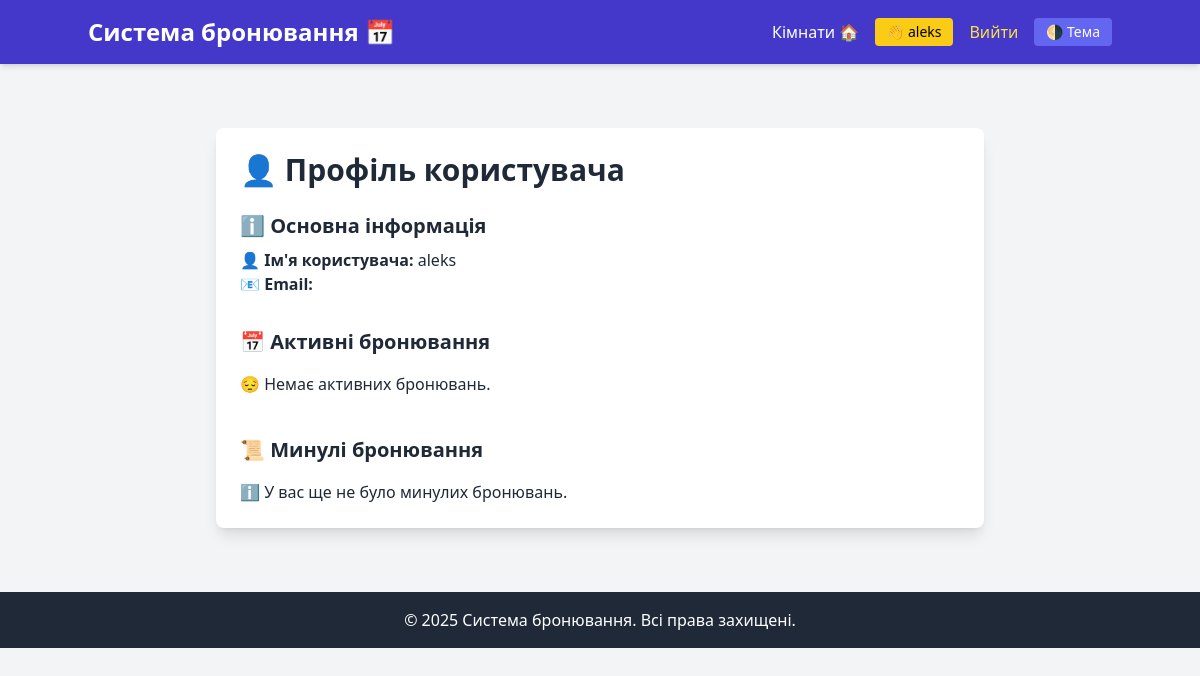
The page /profile/ (signed in) on the database as committed earlier.
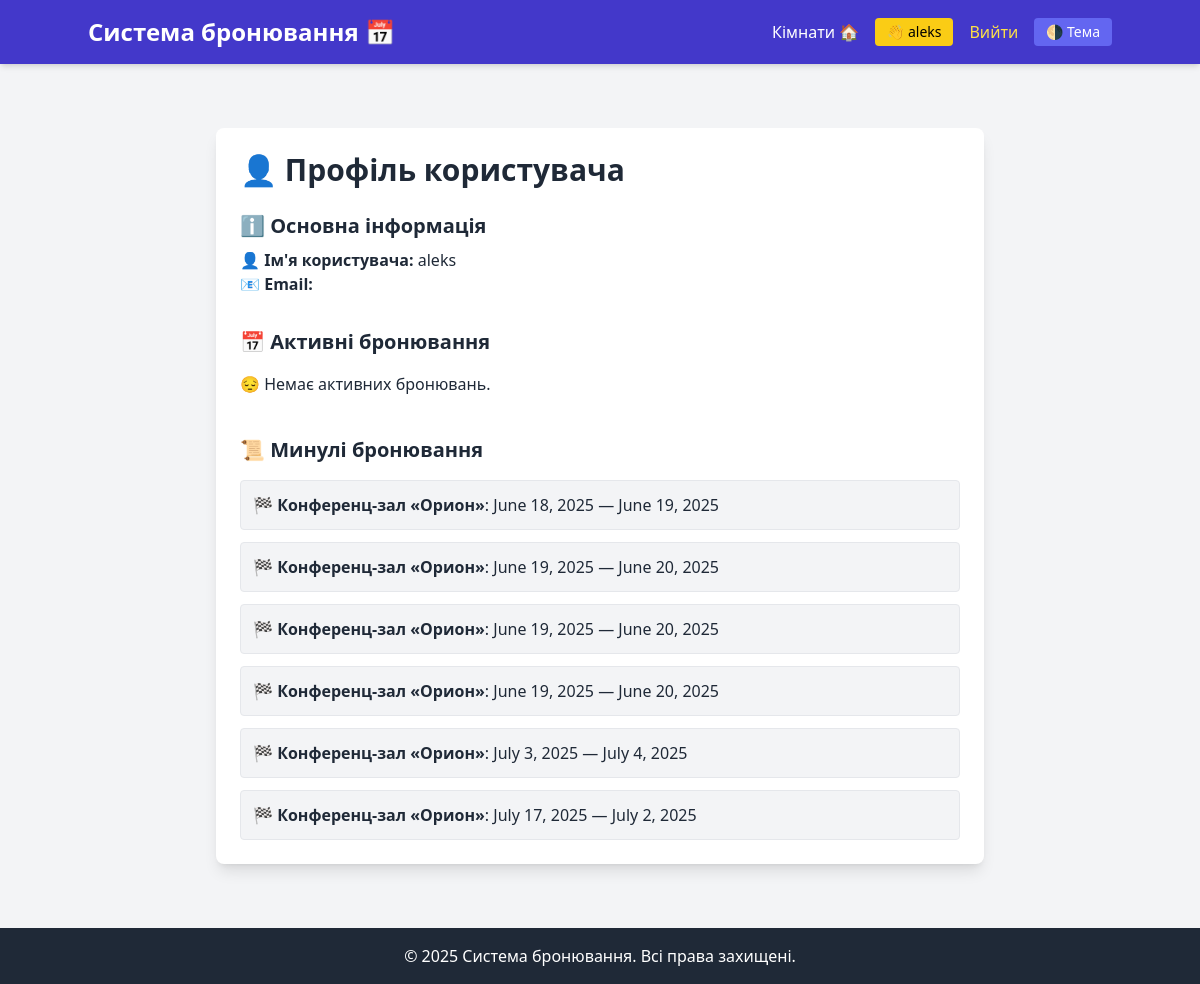
The same page on the database as committed later.
### booking/models.py (models this page shows, shortened)
class Booking(models.Model):
    user = models.ForeignKey(User, related_name='bookings', on_delete=models.CASCADE)
    location = models.ForeignKey(Location, related_name='bookings', on_delete=models.CASCADE)
    start_date = models.DateField()
    end_date = models.DateField()
    created_at = models.DateTimeField(auto_now_add=True)
    updated_at = models.DateTimeField(auto_now=True)
    is_confirmed = models.BooleanField(default=False)

class Location(models.Model):
    number = models.CharField(max_length=10 , default='N/A')  # номер локації
    title = models.CharField(max_length=100,unique=True)
    capacity = models.PositiveIntegerField()
    price = models.DecimalField(max_digits=6, decimal_places=2)
    description = models.TextField()
    created_at = models.DateTimeField(auto_now_add=True)
    is_active = models.BooleanField(default=True)
    image = models.ImageField(upload_to='room_images/', blank=True, null=True)
    class Meta:
        verbose_name = _('Location')
        verbose_name_plural = _('Locations')
        ordering = ['title']

### booking/views.py (the view)
# urls.py: path('profile/', views.profile, name='profile'),
@login_required
def profile(request):
    user = request.user
    active_bookings = user.bookings.filter(end_date__gte=date.today()).select_related('location')
    past_bookings = user.bookings.filter(end_date__lt=date.today()).select_related('location')
    context = {
        'user': user,
        'active_bookings': active_bookings,
        'past_bookings': past_bookings,
    }
    return render(request, 'profile.html', context)

### templates/profile.html
{% extends "base.html" %}
{% block content %}
<div class="max-w-3xl mx-auto mt-10 p-6 bg-white shadow-lg rounded-lg">
  <h1 class="text-3xl font-bold mb-6">👤 Профіль користувача</h1>
  <section class="mb-8">
    <h2 class="text-xl font-semibold mb-2">ℹ️ Основна інформація</h2>
    <p>👤 <strong>Ім'я користувача:</strong> {{ user.username }}</p>
    <p>📧 <strong>Email:</strong> {{ user.email }}</p>
  </section>
  <section>
    <h2 class="text-xl font-semibold mb-4">📅 Активні бронювання</h2>
    {% if active_bookings %}
      <ul class="space-y-4">
        {% for booking in active_bookings %}
          <li class="border p-4 rounded hover:shadow-md transition relative bg-gray-50">
            <p>🏠 <strong>Кімната:</strong> {{ booking.location.title }} (Номер {{ booking.location.number }})</p>
            <p>📆 <strong>Дата заїзду:</strong> {{ booking.start_date }}</p>
            <p>📅 <strong>Дата виїзду:</strong> {{ booking.end_date }}</p>
            <form action="{% url 'cancel_booking' booking.pk %}" method="post" class="mt-4">
              {% csrf_token %}
              <button type="submit" class="bg-red-600 text-white px-4 py-2 rounded hover:bg-red-700">
                ❌ Скасувати бронювання
              </button>
            </form>
          </li>
        {% endfor %}
      </ul>
    {% else %}
      <p>😔 Немає активних бронювань.</p>
    {% endif %}
  </section>
  <section class="mt-10">
    <h2 class="text-xl font-semibold mb-4">📜 Минулі бронювання</h2>
    {% if past_bookings %}
      <ul class="space-y-3">
        {% for booking in past_bookings %}
          <li class="border p-3 rounded bg-gray-100">
            🏁 <strong>{{ booking.location.title }}</strong>: {{ booking.start_date }} — {{ booking.end_date }}
          </li>
        {% endfor %}
      </ul>
    {% else %}
      <p>ℹ️ У вас ще не було минулих бронювань.</p>
    {% endif %}
  </section>
</div>
{% endblock %}

Rows that differ between the two databases and show on the page:
added Booking: location "Конференц-зал «Орион»", start_date "June 18, 2025", end_date "June 19, 2025"
added Booking: location "Конференц-зал «Орион»", start_date "June 19, 2025", end_date "June 20, 2025"
added Booking: location "Конференц-зал «Орион»", start_date "June 19, 2025", end_date "June 20, 2025"
added Booking: location "Конференц-зал «Орион»", start_date "June 19, 2025", end_date "June 20, 2025"
added Booking: location "Конференц-зал «Орион»", start_date "July 3, 2025", end_date "July 4, 2025"
added Booking: location "Конференц-зал «Орион»", start_date "July 17, 2025", end_date "July 2, 2025"
Other text that changed with them:
text no longer shown: "ℹ️ У вас ще не було минулих бронювань."
